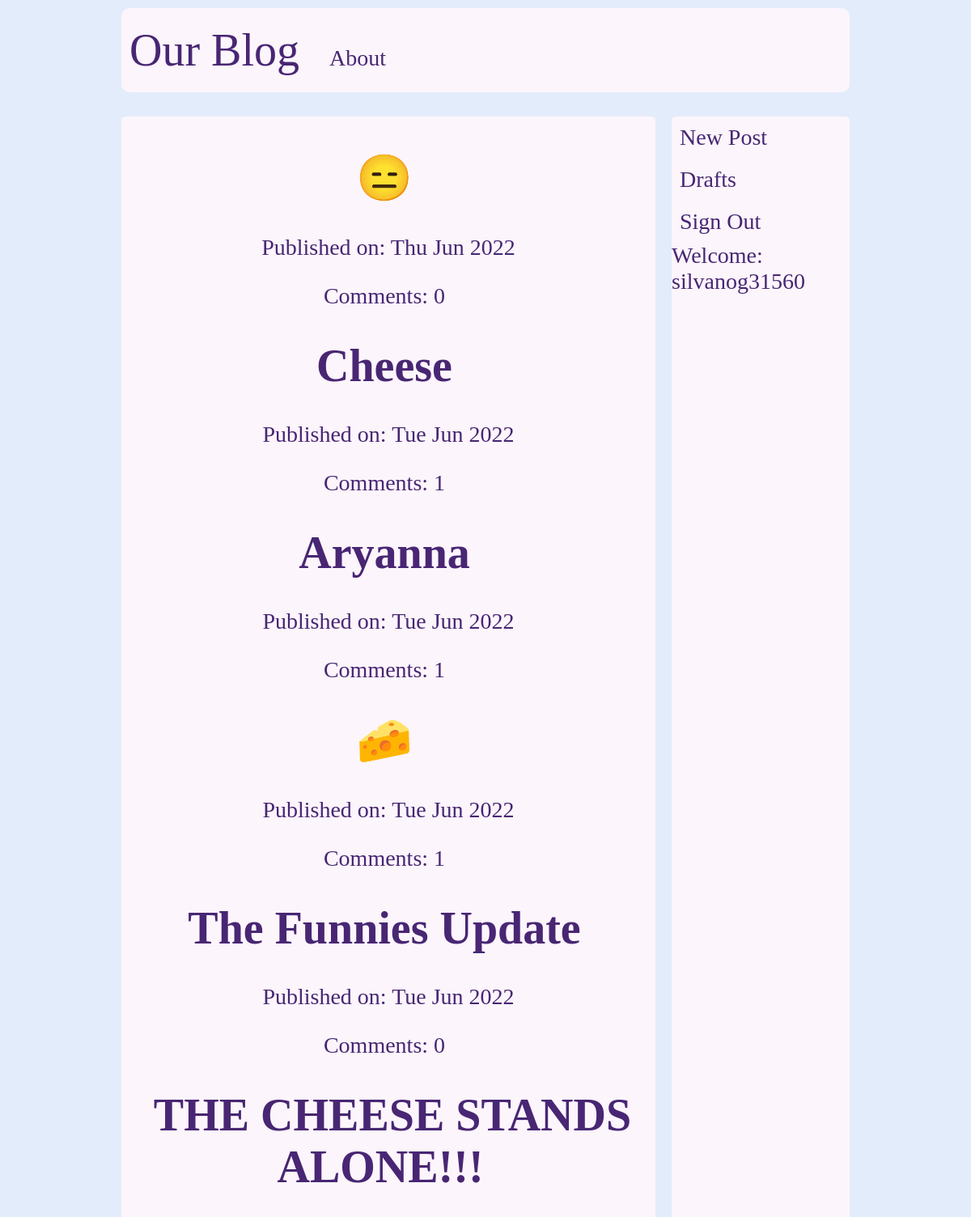
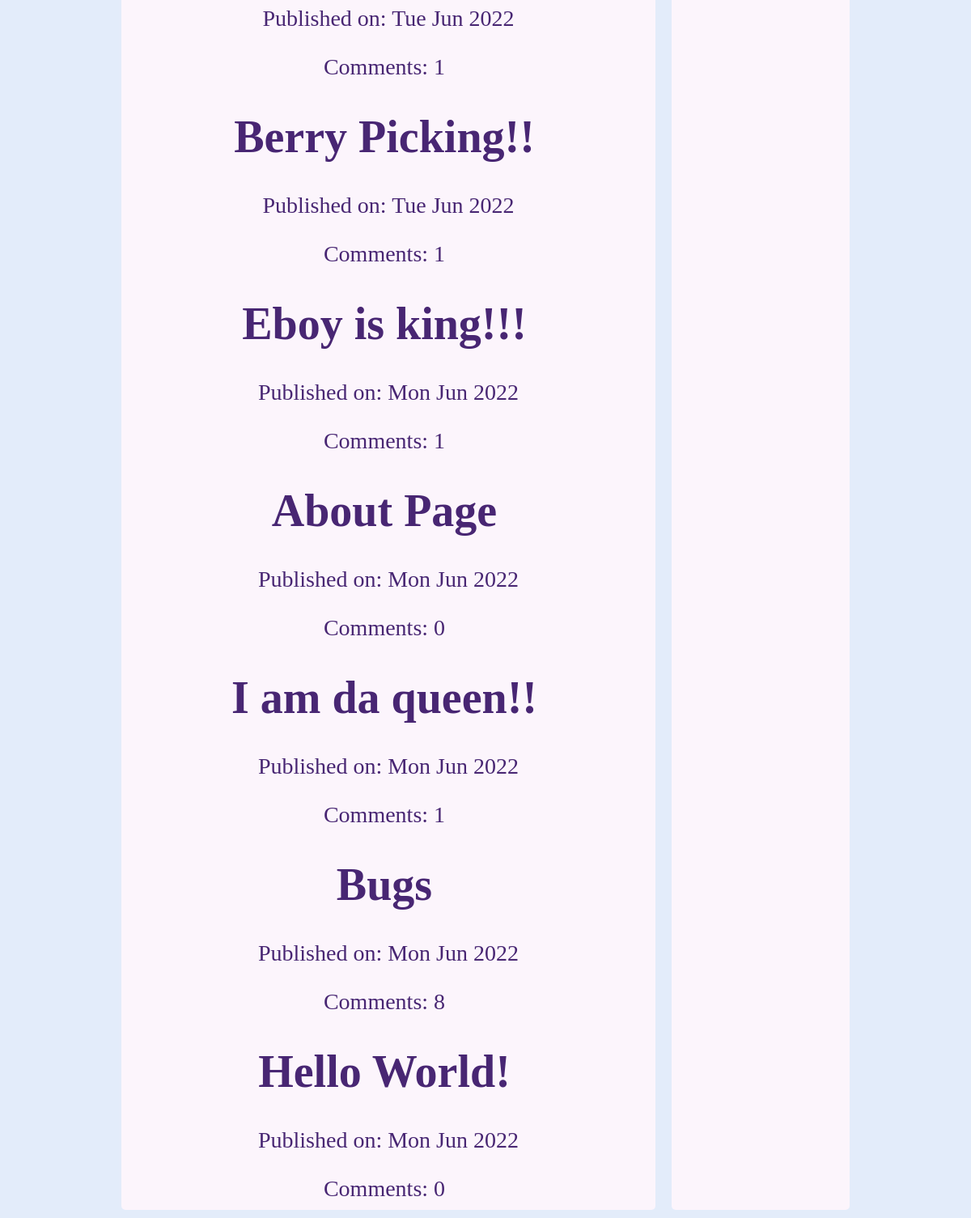
The app's page / (signed in) with its own data (2 pictures, top to bottom).
### blog_app/models.py (models this page shows, shortened)
class Post(models.Model):
    author = models.ForeignKey('auth.User', on_delete=models.CASCADE)
    title = models.CharField(max_length=200)
    text = models.TextField()
    created_date = models.DateTimeField(default = timezone.now)
    published_date = models.DateTimeField(blank=True, null=True)
    def approve_comments(self):
        return self.comments.filter(approved_comment=True)

### blog_app/views.py (the view)
# urls.py: path('', views.PostListView.as_view(), name='post_list'),
class PostListView(ListView):
    model = Post
    def get_queryset(self):
        return Post.objects.filter(published_date__lte=timezone.now()).order_by('-published_date')

### blog_app/templates/blog_app/post_list.html (shortened to what this page needs)
{% extends 'blog_app/base.html' %}
{% block main %}
  <main class="main-structure">
    {% for post in post_list %}
    <h1><a href="{% url 'blog_app:post_detail' pk=post.pk %}">{{ post.title }}</a></h1>
    <p>Published on: {{post.published_date|date:"D M Y"}}</p>
    <a href="{% url 'blog_app:post_detail' pk=post.pk %}">Comments: {{post.approve_comments.count}}</a>
    {% endfor %}
  </main>
{% endblock %}

### blog_app/templates/blog_app/base.html (shortened to what this page needs)
<!DOCTYPE html>
{% load static %}
<html lang="en" dir="ltr">
  <head>
    <link rel="stylesheet" href="//cdn.jsdelivr.net/npm/medium-editor@latest/dist/css/medium-editor.min.css" type="text/css" media="screen" charset="utf-8">
    <link rel="stylesheet" href="{% static 'blog_app/css/blog.css' %}">
  </head>
  <body>
    <header class="nav-bar nav-bar-structure">
      <a id="home" href="{% url 'blog_app:post_list' %}">Our Blog</a>
      <a href="{% url 'blog_app:about' %}">About</a>
    </header>
    <aside class="nav-bar aside-structure">
      <nav class="aside-nav-structure">
        {% if user.is_authenticated %}
          <a href="{% url 'blog_app:post_new'%}">New Post</a>
          <a href="{% url 'blog_app:post_draft_list' %}">Drafts</a>
          <a href="{% url 'logout' %}">Sign Out</a>
          <p class="no-margin">Welcome: {{ user.username }}</p>
        {% else %}
          <a class="sign-in" href="{% url 'login' %}">Sign In!</a>
        {% endif %}
      </nav>
    </aside>
    {% block main %}
    {% endblock %}
  </body>
</html>

### blog_app/static/blog_app/css/blog.css (style rules this page uses)
html { font-size: 10px; font-family: Times, "Times New Roman", Georgia, serif; --primary-color: #301008; --secondary-color: #ed0b70; --main-bg-color: #e3ecfa; --main-font-color: #482673; --secondary-bg-color: #fcf5fc; }
body { background-color: var(--main-bg-color); color: var(--main-font-color); font-size: calc(1.6rem + 1vw); }
#home { font-size: 2em; }
a { text-decoration: none; padding: 1rem; margin-right: 1rem; color: var(--main-font-color); }
.no-margin { margin: 0px; }
.nav-bar { background-color: var(--secondary-bg-color); border-radius: 5px; }
.nav-bar-structure { padding: 2rem 0rem; border-radius: 1rem; }
.aside-structure { margin-top: 1rem; }
.aside-nav-structure { display: flex; flex-wrap: wrap; flex: 1; justify-content: space-around; align-items: center; }
main { background-color: var(--secondary-bg-color); border-radius: 5px; }
.main-structure { text-align: center; margin: 10px 10%; padding: 5px 0px 10px 0px; }
@media screen and (min-width: 56rem) { body { display: grid; grid-template-areas: "header header" "main aside"; grid-template-columns: minmax(0,3fr) 1fr; gap: 20px; margin: 10px 15rem; } }
@media screen and (min-width: 56rem) { header { grid-area: header; } }
@media screen and (min-width: 56rem) { .main-structure { grid-area: main; margin: 10px 0 0 0; } }
@media screen and (min-width: 56rem) { .aside-nav-structure { grid-area: aside; } }
@media screen and (min-width: 56rem) { .aside-nav-structure { display: flex; flex-wrap: wrap; flex-direction: column; flex: 1; align-items: flex-start; } }

### records on screen
Post: title "😑", published_date "Thu Jun 2022", approve_comments.count "0"
Post: title "Cheese", published_date "Tue Jun 2022", approve_comments.count "1"
Post: title "Aryanna", published_date "Tue Jun 2022", approve_comments.count "1"
Post: title "🧀", published_date "Tue Jun 2022", approve_comments.count "1"
Post: title "The Funnies Update", published_date "Tue Jun 2022", approve_comments.count "0"
Post: title "THE CHEESE STANDS ALONE!!!", published_date "Tue Jun 2022", approve_comments.count "1"
Post: title "Berry Picking!!", published_date "Tue Jun 2022", approve_comments.count "1"
Post: title "Eboy is king!!!", published_date "Mon Jun 2022", approve_comments.count "1"
Post: title "About Page", published_date "Mon Jun 2022", approve_comments.count "0"
Post: title "I am da queen!!", published_date "Mon Jun 2022", approve_comments.count "1"
Post: title "Bugs", published_date "Mon Jun 2022", approve_comments.count "8"
Post: title "Hello World!", published_date "Mon Jun 2022", approve_comments.count "0"

### other values on screen
{{ user.username }} "silvanog31560"
